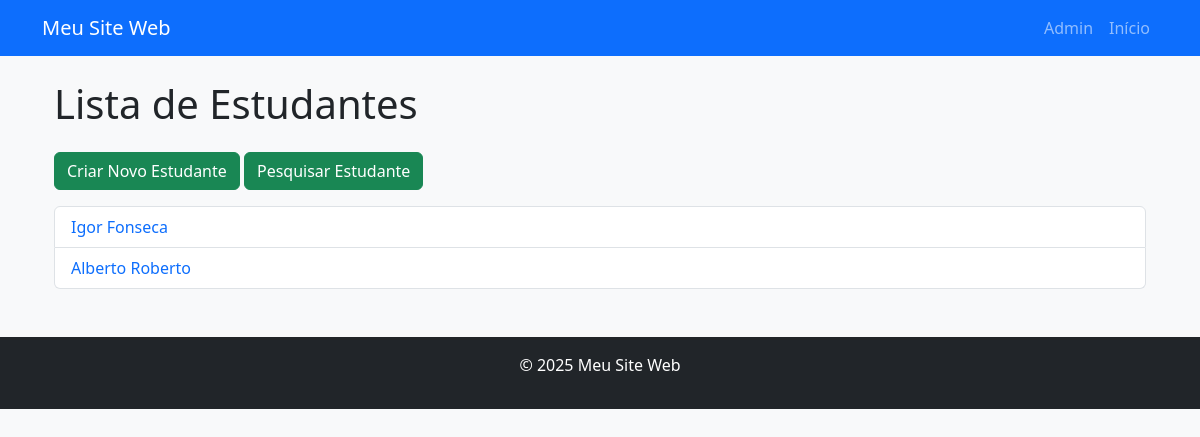
Page /estudantes/ on the earlier database version.
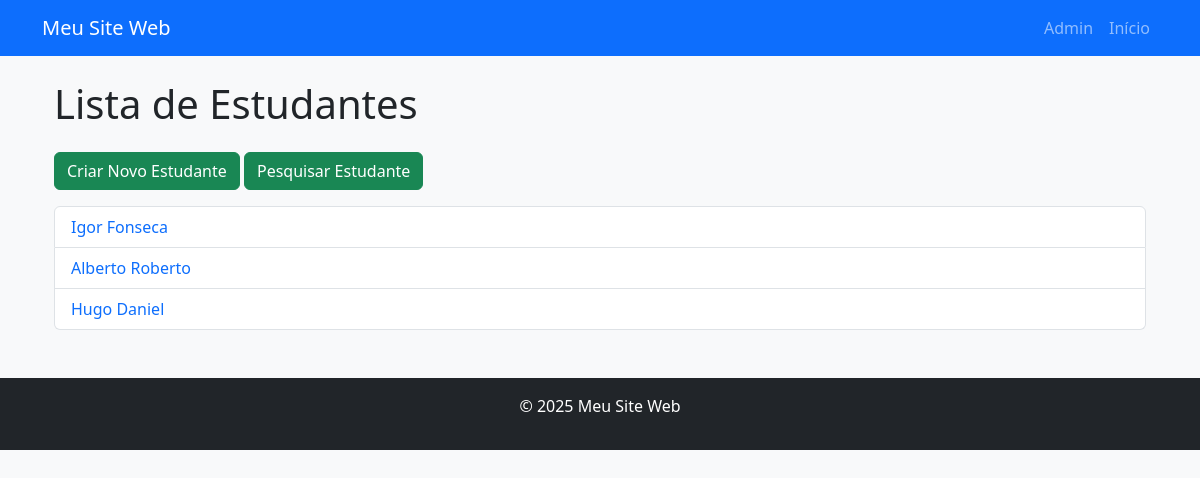
Same page on the later database version.
### AppAula/models.py (models this page shows, shortened)
class Estudante(models.Model):
    nome = models.CharField(max_length=100)
    sobrenome = models.CharField(max_length=100)
    email = models.EmailField(null=True, blank=True)

### AppAula/views.py (the view)
# urls.py: path('estudantes/', lista_estudantes, name='lista_estudantes'),
def lista_estudantes(request):
    estudantes = Estudante.objects.all
    return render(request, 'AppAula/estudante_list.html', {'estudantes': estudantes})

### AppAula/templates/AppAula/estudante_list.html (shortened to what this page needs)
{% extends "base.html" %}
{% block content %}
<div class="container mt-4">
    <h1 class="mb-4">Lista de Estudantes</h1>
    <a href="{% url 'criar_estudante' %}" class="btn btn-success mb-3">Criar Novo Estudante</a>
    <a href="{% url 'pesquisa_estudante' %}" class="btn btn-success mb-3">Pesquisar Estudante</a>
    {% if estudantes %}
    <ul class="list-group">
        {% for estudante in estudantes %}
        <li class="list-group-item d-flex justify-content-between align-items-center">
            <a href="{% url 'detalhe_estudante' pk=estudante.pk %}" class="text-decoration-none">
                {{ estudante.nome }} {{ estudante.sobrenome }}
            </a>
        </li>
        {% endfor %}
    </ul>
    {% else %}
    <p class="alert alert-warning">Nenhum estudante encontrado.</p>
    {% endif %}
</div>
{% endblock %}

Differences in the rows shown:
added Estudante: nome "Hugo", sobrenome "Daniel"
